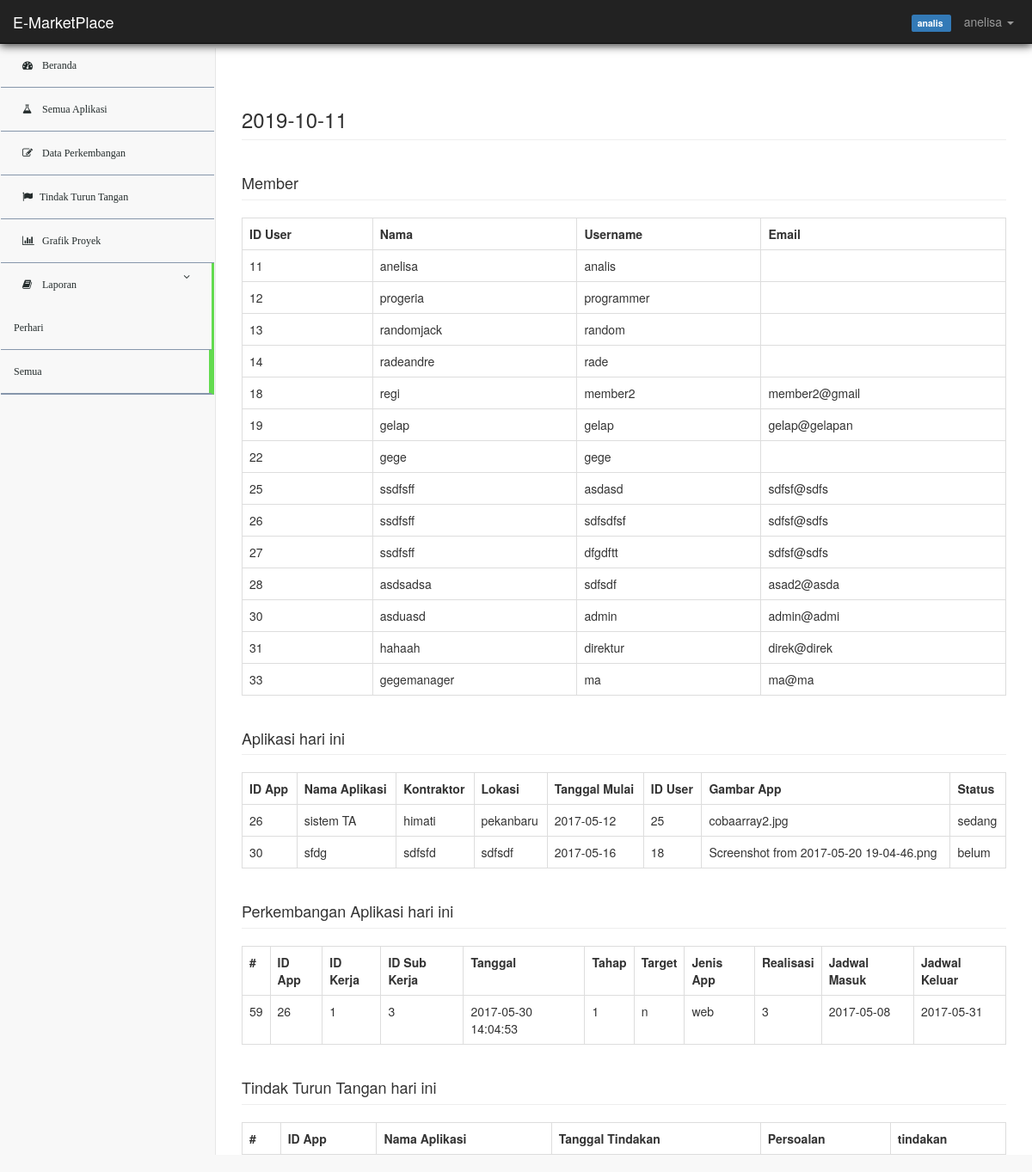
Page /?user=laporan&semua (signed in) on the committed database.
### tables this page shows
CREATE TABLE `user` (
  `id_user` int(5) NOT NULL,
  `username` varchar(50) NOT NULL,
  `password` varchar(50) NOT NULL,
  `email` varchar(50) NOT NULL,
  `hak_akses` enum('administrator','member','programmer','analis','manager_marketing','direktur','pengunjung') NOT NULL,
  `nama_user` varchar(50) NOT NULL
);

CREATE TABLE `data_aplikasi` (
  `id_aplikasi` int(5) NOT NULL,
  `nama_aplikasi` tinytext,
  `kontraktor` tinytext,
  `lokasi` tinytext,
  `tanggal_mulai` date DEFAULT NULL,
  `id_user` int(5) DEFAULT NULL,
  `gambar_aplikasi` text NOT NULL,
  `status` enum('belum','sedang','sudah') NOT NULL DEFAULT 'belum'
);

CREATE TABLE `data_prkb_aplikasi_proyek` (
  `id_aplikasi` int(5) DEFAULT NULL,
  `id_kerja` int(5) DEFAULT NULL,
  `id_subkerja` int(5) DEFAULT NULL,
  `id_perkembangan` int(5) NOT NULL,
  `tanggal` timestamp NULL DEFAULT CURRENT_TIMESTAMP,
  `tahap` int(5) DEFAULT NULL,
  `target` enum('y','n') DEFAULT NULL,
  `jenis_aplikasi` tinytext,
  `realisasi` double DEFAULT NULL,
  `jdwl_masuk` tinytext,
  `jdwl_keluar` tinytext
);

### routing/user_config.php (called while the page is built, shortened)
<?php
  include 'core/conn.php';
  $user = $_SESSION['SES_MarketPlace'];
  $sql = "SELECT * FROM user where username = '$user' " ;
  $query = mysqli_query($conn,$sql);
  $r = mysqli_fetch_array($query);
  $hak_akses = $r['hak_akses'];
 ?>

### core/db.php (called while the page is built, shortened)
<?php
class Database
{
	public function __construct(){
		$this->con = mysqli_connect("localhost","root","rootreload","aplikasi_proyek");
		}
	}
?>

### core/action.php (called while the page is built, shortened)
<?php
include "db.php";
class Table extends Database
{
	public function view($table){
		$sql = "SELECT * FROM ".$table;
		$array = array();
		$query = mysqli_query($this->con,$sql);
		while($r = mysqli_fetch_assoc($query)){
			$array[] = $r;
		}
		return $array;
	}
}
$table = new TableAdvanced;
?>

### pages/laporan.php (the view, shortened to what this page needs)
<?php $date =date('Y-m-d');?>
<?php if (isset($_GET['perhari'])):
	$where_date = array('tanggal_mulai' => $date );
	$where_masuk = array('jdwl_masuk' => $date );
	$where_tgl = array('tgl' => $date );
 	?>
	<?php
	$where = array('hak_akses' => 'member');
	$data_user = $table->viewwhere('user',$where);
	$data_aplikasi = $table->viewwhere('data_aplikasi',$where_date);
	$data_prkb_aplikasi_proyek = $table->viewwhere('data_prkb_aplikasi_proyek',$where_masuk);
	$tindak_tt = $table->viewwhere('tindak_tt',$where_tgl);
	?>
<?php elseif(isset($_GET['semua'])):
	$data_user = $table->view('user');
	$data_aplikasi =$table->view('data_aplikasi');
	$data_prkb_aplikasi_proyek = $table->view('data_prkb_aplikasi_proyek');
endif;	?>
	<h3 class="page-header"><?= $date ?></h3>
	<h4 class="page-header">Member</h4>
	<table class="table table-bordered">
		<tr>
			<th>ID User</th>
			<th>Nama</th>
			<th>Username</th>
			<th>Email</th>
		</tr>
		<?php foreach ($data_user as $r_user): ?>
			<tr>
				<td><?= $r_user['id_user']?></td>
				<td><?= $r_user['nama_user']?></td>
				<td><?= $r_user['username']?></td>
				<td><?= $r_user['email']?></td>
			</tr>
		<?php endforeach; ?>
	</table>
	<h4 class="page-header">Aplikasi hari ini</h4>
	<table class="table table-bordered">
		<tr>
			<th>ID App</th>
			<th>Nama Aplikasi</th>
			<th>Kontraktor</th>
			<th>Lokasi</th>
			<th>Tanggal Mulai</th>
			<th>ID User</th>
			<th>Gambar App</th>
			<th>Status</th>
		</tr>
		<?php foreach ($data_aplikasi as $r_aplikasi): ?>
			<tr>
				<td><?= $r_aplikasi['id_aplikasi']?></td>
				<td><?= $r_aplikasi['nama_aplikasi']?></td>
				<td><?= $r_aplikasi['kontraktor']?></td>
				<td><?= $r_aplikasi['lokasi']?></td>
				<td><?= $r_aplikasi['tanggal_mulai']?></td>
				<td><?= $r_aplikasi['id_user']?></td>
				<td><?= $r_aplikasi['gambar_aplikasi']?></td>
				<td><?= $r_aplikasi['status']?></td>
			</tr>
		<?php endforeach; ?>
	</table>
	<h4 class="page-header">Perkembangan Aplikasi hari ini</h4>
	<table class="table table-bordered">
		<tr>
			<th>#</th>
			<th>ID App</th>
			<th>ID Kerja</th>
			<th>ID Sub Kerja</th>
			<th>Tanggal</th>
			<th>Tahap</th>
			<th>Target</th>
			<th>Jenis App</th>
			<th>Realisasi</th>
			<th>Jadwal Masuk</th>
			<th>Jadwal Keluar</th>
		</tr>
		<?php foreach ($data_prkb_aplikasi_proyek as $r_prkb_aplikasi_proyek): ?>
			<tr>
				<td><?= $r_prkb_aplikasi_proyek['id_perkembangan']?></td>
				<td><?= $r_prkb_aplikasi_proyek['id_aplikasi']?></td>
				<td><?= $r_prkb_aplikasi_proyek['id_kerja']?></td>
				<td><?= $r_prkb_aplikasi_proyek['id_subkerja']?></td>
				<td><?= $r_prkb_aplikasi_proyek['tanggal']?></td>
				<td><?= $r_prkb_aplikasi_proyek['tahap']?></td>
				<td><?= $r_prkb_aplikasi_proyek['target']?></td>
				<td><?= $r_prkb_aplikasi_proyek['jenis_aplikasi']?></td>
				<td><?= $r_prkb_aplikasi_proyek['realisasi']?></td>
				<td><?= $r_prkb_aplikasi_proyek['jdwl_masuk']?></td>
				<td><?= $r_prkb_aplikasi_proyek['jdwl_keluar']?></td>
			</tr>
		<?php endforeach; ?>
	</table>
	<h4 class="page-header">Tindak Turun Tangan hari ini</h4>
	<table class="table table-bordered">
		<tr>
			<th>#</th>
			<th>ID App</th>
			<th>Nama Aplikasi</th>
			<th>Tanggal Tindakan</th>
			<th>Persoalan</th>
			<th>tindakan</th>
		</tr>
	</table>

### pages/navbar.php (shortened to what this page needs)
<nav class="box-shadow navbar navbar-inverse navbar-fixed-top" role="navigation" id="dvs_linear_horizontal ">
   <?php if (isset($_SESSION['SES_MarketPlace'])): ?>
      <?php include 'routing/user_config.php'; ?>
      <div class="navbar-header">
         <a class="navbar-brand" href="#">E-MarketPlace</a>
      </div>
      <div class="">
      <ul class="nav navbar-right navbar-top-links">
         <?php if ($hak_akses == 'administrator'): ?>
            <li>
               <?php
               $r_user = $table->viewwhere('user',array('hak_akses' => 'pengunjung' ));
               $jml_pengunjung = count($r_user); ?>
               <?php if ($jml_pengunjung): ?>
                  <a href="?user=user">
                     <i class="fa fa-bell"></i> Calon Member <span class="label label-success">+<?=$jml_pengunjung ?></span>
                  </a>
               <?php endif; ?>
            </li>
            <span class="label label-danger">
         <?php elseif($hak_akses == ('programmer'||'analis')): ?>
            <span class="label label-primary">
         <?php elseif($hak_akses == 'manager_marketing'): ?>
            <span class="label label-success">
         <?php elseif($hak_akses == 'direktur'): ?>
            <span class="label label-info">
         <?php endif; ?>
            <?php echo $hak_akses; ?>
         </span>
            <li class="dropdown">
               <a class="dropdown-toggle" data-toggle="dropdown" href="#">
                   <?php echo $r['nama_user']; ?> <b class="caret"></b>
               </a>
                   </li>
               </ul>
      <?php else : ?>
         <ul class="nav navbar-nav navbar-right">
         </ul>
      <?php endif; ?>
</nav>
<h3>navbar</h3>

### assets/css/startmin.css (style rules this page uses)
body { background-color: #f8f8f8; }
.navbar-header { float: left; }
.navbar-right { text-align: right; }
.navbar-top-links { margin: 0; }
.navbar-top-links li { display: inline-block; }
.navbar-top-links li:last-child { margin-right: 6px; }
.navbar-top-links li a { padding: 15px; min-height: 50px; }
.navbar-top-links>li>a { color: #999; }

### assets/css/jack.css (style rules this page uses)
.box-shadow { box-shadow: 0px 2px 10px; }

### assets/css/jack-sidebar.css (style rules this page uses)
body { margin: 0px; padding: 0px; }

### rows in the picture
user: hak_akses "analis", nama_user "anelisa", id_user "11", username "analis"
user: id_user "12", nama_user "progeria", username "programmer"
user: id_user "13", nama_user "randomjack", username "random"
user: id_user "14", nama_user "radeandre", username "rade"
user: id_user "18", nama_user "regi", username "member2", email "member2@gmail"
user: id_user "19", nama_user "gelap", username "gelap", email "gelap@gelapan"
user: id_user "22", nama_user "gege", username "gege"
user: id_user "25", nama_user "ssdfsff", username "asdasd", email "sdfsf@sdfs"
user: id_user "26", nama_user "ssdfsff", username "sdfsdfsf", email "sdfsf@sdfs"
user: id_user "27", nama_user "ssdfsff", username "dfgdftt", email "sdfsf@sdfs"
user: id_user "28", nama_user "asdsadsa", username "sdfsdf", email "asad2@asda"
user: id_user "30", nama_user "asduasd", username "admin", email "admin@admi"
user: id_user "31", nama_user "hahaah", username "direktur", email "direk@direk"
user: id_user "33", nama_user "gegemanager", username "ma", email "ma@ma"
data_aplikasi: id_aplikasi "26", nama_aplikasi "sistem TA", kontraktor "himati", lokasi "pekanbaru", tanggal_mulai "2017-05-12", id_user "25", gambar_aplikasi "cobaarray2.jpg", status "sedang"
data_aplikasi: id_aplikasi "30", nama_aplikasi "sfdg", kontraktor "sdfsfd", lokasi "sdfsdf", tanggal_mulai "2017-05-16", id_user "18", gambar_aplikasi "Screenshot from 2017-05-20 19-04-46.png", status "belum"
data_prkb_aplikasi_proyek: id_perkembangan "59", id_aplikasi "26", id_kerja "1", id_subkerja "3", tanggal "2017-05-30 14:04:53", tahap "1", target "n", jenis_aplikasi "web", realisasi "3", jdwl_masuk "2017-05-08", jdwl_keluar "2017-05-31"
